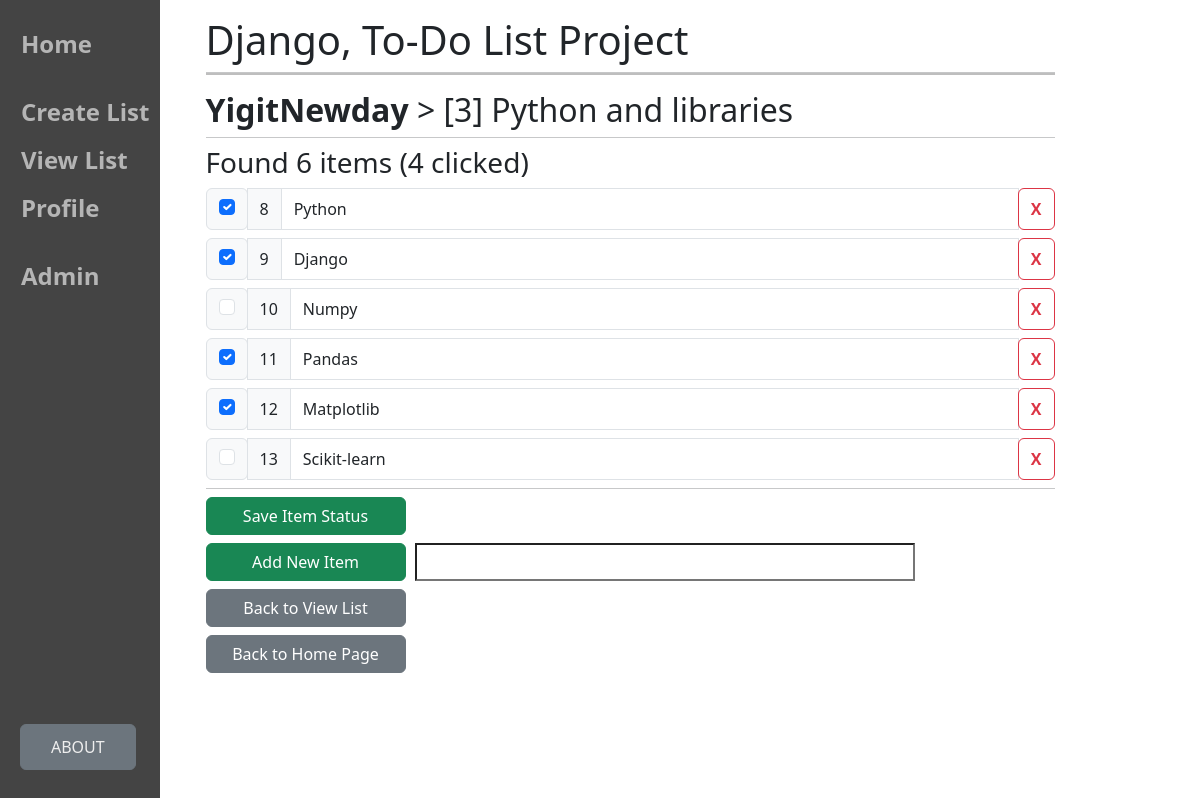
Screenshot of /view-list-items/3 (signed in) with the database file from the repository.
### main/models.py (models this page shows, shortened)
class ToDoList(models.Model):
    user = models.ForeignKey(User, on_delete=models.CASCADE, related_name="todolist", null=True)
    name = models.CharField(max_length=200)

class Item(models.Model):
    todolist = models.ForeignKey(ToDoList, on_delete=models.CASCADE)
    text = models.CharField(max_length=500)
    complete = models.BooleanField()

### main/views.py (the view)
# urls.py: path('view-list-items/<int:id>', views.view_add_list_items, name="view list items"),
def view_add_list_items(response, id):
    ls = ToDoList.objects.get(id=id)
    click_cnt = 0
    if ls in response.user.todolist.all():
        if response.method == "POST":
            print("POST Content:", response.POST)
            if response.POST.get("saveItem"):
                for item in ls.item_set.all():
                    if response.POST.get("c" + str(item.id)) == "clicked":
                        item.complete = True
                    else:
                        item.complete = False
                    item.save()
            elif response.POST.get("newItem"):
                text = response.POST.get("newItemName")
                if len(text) > 1:
                    ls.item_set.create(text=text, complete=False)
                else:
                    print("Invalid input")
            elif response.POST.get("deleteItem"):
                itemId = int(response.POST.get("deleteItem"))
                item = ls.item_set.get(id=itemId)
                item.delete()
            for item in ls.item_set.all():
                if item.complete:
                    click_cnt += 1
        elif response.method == "GET":
            for item in ls.item_set.all():
                if item.complete:
                    click_cnt += 1
        return render(response, "main/listitem.html", {"ls": ls, "item_cnt": ls.item_set.count(), "click_cnt": click_cnt})
    else:
        return render(response, "main/viewlist.html", {})

### main/templates/main/listitem.html (shortened to what this page needs)
{% extends "main/base.html" %}
{% block content %}
    <h2><b>{{ user }}</b> &gt; [{{ ls.id }}] {{ ls.name }}</h2>
    <hr class="mt-0 mb-2">
    <h3>Found {{ item_cnt }} items ({{ click_cnt }} clicked)</h3>
    <form method="post" action="#">
        {% for item in ls.item_set.all %}
        <div class="input-group mb-2">
            <div class="input-group-prepend">
                <div class="input-group-text">
                    {% if item.complete == True %}
                        <input type="checkbox" name="c{{ item.id }}" value="clicked" class="form-check-input mb-2" checked>
                    {% else %}
                        <input type="checkbox" name="c{{ item.id }}" value="clicked" class="form-check-input mb-2">
                    {% endif %}
                </div>
            </div>
            <span class="input-group-text">{{ item.id }}</span>
            <input type="text" class="form-control" value="{{ item.text }}">
            <div class="input-group-append">
                <button class="btn btn-outline-danger mb-0" name="deleteItem" value="{{ item.id }}"
                        style="height: 42px; font-weight: bold;">
                    X
                </button>
            </div>
        </div>
        {% endfor %}
        <hr class="mt-2 mb-2">
        <button type="submit" name="saveItem" value="saveItem" class="btn btn-success mb-2" style="width: 200px;">
            Save Item Status
        </button>
        <div class="input-group mb-2">
            <div class="input-group-prepend">
                <button type="submit" name="newItem" value="newItem" class="btn btn-success"
                        style="width: 200px; margin-right: 10px;">
                    Add New Item
                </button>
            </div>
            <input type="text" name="newItemName" style="width: 500px;">
        </div>
    </form>
    <a href="/view-list">
        <button name="homePage" class="btn btn-secondary mb-2" style="width: 200px;">Back to View List</button>
    </a>
    <br />
    <a href="/">
        <button name="homePage" class="btn btn-secondary mb-2" style="width: 200px;">Back to Home Page</button>
    </a>
{% endblock %}

### rows the page displays
ToDoList: id "3", name "Python and libraries"
Item: id "8", text "Python"
Item: id "9", text "Django"
Item: id "10", text "Numpy"
Item: id "11", text "Pandas"
Item: id "12", text "Matplotlib"
Item: id "13", text "Scikit-learn"

### other values shown
{{ user }} "YigitNewday"
{{ item_cnt }} "6"
{{ click_cnt }} "4"
